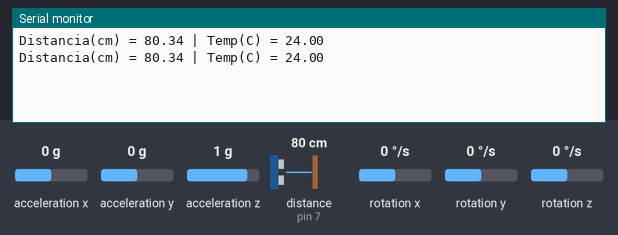
A sketch run on a simulated Arduino Uno, built with avr-gcc and run on an emulated ATmega328P. Shown: the last lines printed to the serial monitor. Wiring (inferred from the names in the program): ultrasonic range finder: trigger pin 8; echo pin 7; MPU-6050 motion sensor at I2C address 0x68. The test bench sets the inputs (shaded band); at power-on: distance to the obstacle (sensor on pin 7) 80 cm, acceleration x 0 g, acceleration y 0 g, acceleration z 1 g, rotation x 0 °/s, rotation y 0 °/s, rotation z 0 °/s. The echo pulse lasts 58.3 µs per cm.

Above: at 1.8 s.
1.9 s: distance to the obstacle (sensor on pin 7) set to 2 cm
At 2.4 s:
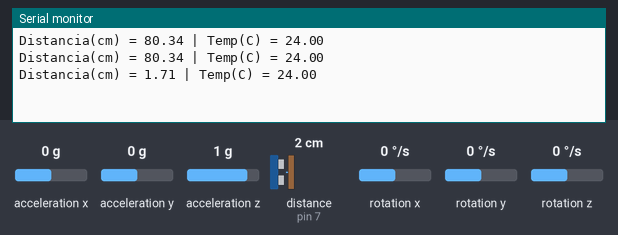
3.4 s: distance to the obstacle (sensor on pin 7) set to 4 cm
At 4.8 s:
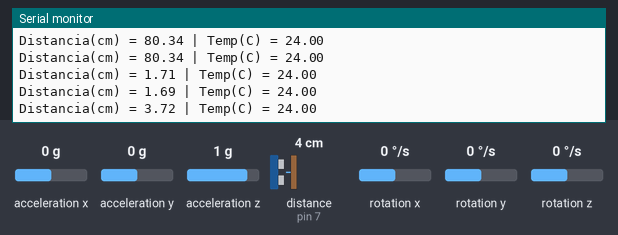
Timing chart, 0 to 6.4 s (numbered marks = the images above; inputs shaded):
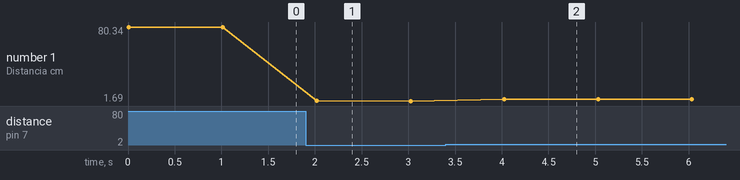

Measured:
- after the input at 1.9 s, the serial monitor: prints a new line after 0.12 s (image 1)
- after the input at 3.4 s, the serial monitor: prints a new line after 0.63 s (image 2)
- plotted number 1: 80.34 → 1.69 after the input at 1.9 s, 1.69 → 3.72 after the input at 3.4 s

The sketch:

ultrasonic-sensor.ino
```cpp
/*
   MPU-6050 Test

   This simple program reads and prints to the Serial Monitor window
   the raw X/Y/Z values for the accelerometer and the gyro
   It also calculates the pitch and roll values as well as the temperature
   in F and C.

   Connect VDD to 5V and GND to ground on the MCU
   Connect SCL to SCL on MCU and SDA to SDA on MCU

  Note that the correction values can be used to put in an offset to adjust the
  values toward 0 or in the case of the temperature to adjust it to match a
  reference temperature measurement device.
*/
#define TRIGGER 8
#define ECHO 7

#include<Wire.h>
#include <math.h>
const int MPU=0x68;
int16_t AcX,AcY,AcZ,Tmp,GyX,GyY,GyZ;
double pitch,roll;
//===============================================================================
//  Initialization
//===============================================================================
void setup(){
Wire.begin();
Wire.beginTransmission(MPU);
Wire.write(0x6B);
Wire.write(0);
Wire.endTransmission(true);
pinMode(TRIGGER,OUTPUT);
pinMode(ECHO,INPUT);
Serial.begin(9600);
}
//===============================================================================
//  Main
//===============================================================================
void loop(){
Wire.beginTransmission(MPU);
Wire.write(0x3B);
Wire.endTransmission(false);
Wire.requestFrom(MPU,14,true);

int AcXoff,AcYoff,AcZoff,GyXoff,GyYoff,GyZoff;
int temp,toff;
double t,tx,tf;
float duracao;
float distancia;
float velocidade_som;

//Acceleration data correction
AcXoff = -250;
AcYoff = 36;
AcZoff = 1200;

//Temperature correction
toff = 0;

//Gyro correction
GyXoff = -335;
GyYoff = 250;
GyZoff = 170;

//read accel data and apply correction
AcX=(Wire.read()<<8|Wire.read()) + AcXoff;
AcY=(Wire.read()<<8|Wire.read()) + AcYoff;
AcZ=(Wire.read()<<8|Wire.read()) + AcZoff;

//read temperature data & apply correction
temp=(Wire.read()<<8|Wire.read()) + toff;

//read gyro data & apply correction
GyX=(Wire.read()<<8|Wire.read()) + GyXoff;
GyY=(Wire.read()<<8|Wire.read()) + GyYoff;
GyZ=(Wire.read()<<8|Wire.read()) + GyZoff;

// Calculate and convert temperature
tx=temp;
t = tx/340 + 36.53;     // Formula from data sheet
tf = (t * 9/5) + 32;    // Standard C to F conversion

//get pitch/roll
getAngle(AcX,AcY,AcZ);

// Limpa o trigPin configurando-o como LOW:
  digitalWrite(TRIGGER,LOW);
  delayMicroseconds(5);

  // Aciona o sensor definindo o trigPin alto por 10 microssegundos
  digitalWrite(TRIGGER,HIGH);
  delayMicroseconds(10);
  digitalWrite(TRIGGER,LOW);
  // Leia o echoPin, pulseIn()
  //retorna a duração (comprimento do pulso) em microssegundos:
  duracao=pulseIn(ECHO,HIGH);

  velocidade_som = 331.3 + (0.606 * t);
  velocidade_som = velocidade_som / 10000;

  distancia = (duracao/2) * velocidade_som;

//send the data out the serial port
Serial.print("Distancia(cm) = "); Serial.print(distancia);
Serial.print(" | Temp(C) = "); Serial.println(t);


/*
Serial.print("Angle: ");
Serial.print("Pitch = "); Serial.print(pitch);
Serial.print(" | Roll = "); Serial.println(roll);

Serial.print("Accelerometer: ");
Serial.print("X = "); Serial.print(AcX);
Serial.print(" | Y = "); Serial.print(AcY);
Serial.print(" | Z = "); Serial.println(AcZ);

Serial.print("Gyroscope: ");
Serial.print("X = "); Serial.print(GyX);
Serial.print(" | Y = "); Serial.print(GyY);
Serial.print(" | Z = "); Serial.println(GyZ);
Serial.println(" ");
*/
delay(1000);
}
//===============================================================================
//  GetAngle - Converts accleration data to pitch & roll
//===============================================================================
void getAngle(int Vx,int Vy,int Vz) {
double x = Vx;
double y = Vy;
double z = Vz;
pitch = atan(x/sqrt((y*y) + (z*z)));
roll = atan(y/sqrt((x*x) + (z*z)));
//convert radians into degrees
pitch = pitch * (180.0/3.14);
roll = roll * (180.0/3.14) ;
}
```
